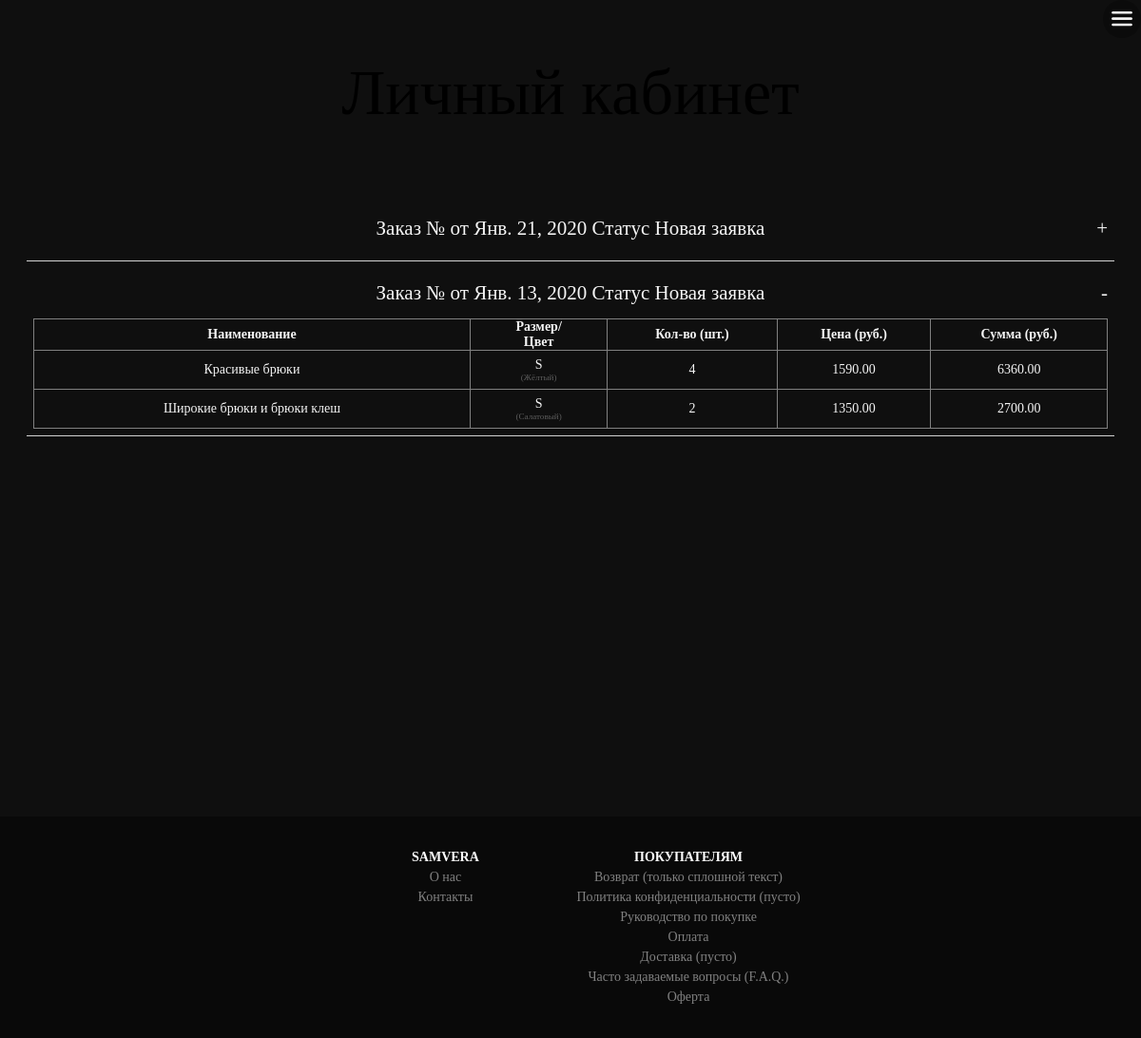
Screenshot of /kabinet/ (signed in) with the database file from the repository.
### orders/models.py (models this page shows, shortened)
class Order(models.Model):
    client = models.ForeignKey(User, on_delete=models.CASCADE, related_name='orders')
    addres = models.TextField("Адрес доставки")
    status = models.ForeignKey(StatusOrder, on_delete=models.DO_NOTHING)
    date_create = models.DateField("Дата создания заявки", auto_now_add=True)
    date_update = models.DateField("Дата обновления заявки", auto_now=True)
    class Meta:
        ordering = ('-date_create',)
        verbose_name = "Заявка клиента"
        verbose_name_plural = "Заявки клиентов"

class StatusOrder(models.Model):
    kod = models.PositiveIntegerField("Код статуса", unique=True)
    text = models.TextField("Текстовое представление статуса")
    def __str__(self):
        return self.text
    class Meta:
        verbose_name = "Статус заказа"
        verbose_name_plural = "Справочник статусов заказа"

class OrderItem(models.Model):
    order = models.ForeignKey(Order, on_delete=models.CASCADE, related_name="ordervars")
    variaciya = models.ForeignKey(Variaciya, on_delete=models.DO_NOTHING, related_name="in_orders")
    cost = models.DecimalField(verbose_name='Цена', max_digits=10, decimal_places=2)
    count = models.PositiveIntegerField("Количество товара")
    count_added = models.BooleanField("Учтено в подсчёте количества или нет?", default=False)
    def summ(self):
        return str(self.count * self.cost)
    class Meta:
        verbose_name = "Вариация товара из заявки"
        verbose_name_plural = "Вариации товаров из заявок"

### app/models.py (models this page shows, shortened)
class Variaciya(models.Model):
    tovar = models.ForeignKey(Tovar, on_delete=models.CASCADE, related_name='variacii')
    article = models.UUIDField(default=uuid.uuid4)
    consignments = models.ManyToManyField(consignment)
    color = ColorField('Цвет материала', default='#FF0000')
    color_text = models.CharField("Название цвета", max_length=25, default='Красный')
    size = models.TextField("Размер", default="S")
    obmer = models.TextField("Обмеры")
    model = models.TextField("Параметры модели")
    count_sklad = models.IntegerField("Количество на складах", default=0, help_text="Считается автоматом при создании накладных и заказов")
    def colortile_korz(self):
        if self.color:
            from django.utils.safestring import mark_safe
            return mark_safe(u'<div id="color-{2}" data-var="{2}"><div style="background-color: {0};" class="color"></div> <small>({1})</small></div>'.format(self.color, self.color_text, self.id))
        return 'пусто'
    class Meta:
        verbose_name = "Вариация изделия"
        verbose_name_plural = "Вариации изделий"

class Tovar(models.Model):
    kod = models.UUIDField(default=uuid.uuid1)
    title = models.CharField("Название изделия", db_index=True, max_length=50)
    slug = models.SlugField("url адресс товара", db_index=True, max_length=50, unique=True, blank=True)
    descr = models.TextField("Описание товара")
    uhod = models.TextField("Уход за изделием")
    sebestoimost = models.PositiveIntegerField("Себестоимость товара")
    cost = models.PositiveIntegerField("Цена для клиента", default=5000)
    data_create = models.DateField("Дата добавления товара", auto_now_add=True)
    hidden = models.BooleanField("Видимость для покупателя", help_text="Признак видимости товара на сайте", default=True)
    category = models.ForeignKey(Category, on_delete=models.CASCADE, default=1, related_name='tovaritems', verbose_name='Категория товара')
    collection = models.ForeignKey(Collection, on_delete=models.CASCADE, null=True, blank=True, default=1, related_name='collectionparts', verbose_name='В составе коллекции')
    def count_var(self):
        vars = Variaciya.objects.filter(tovar=self)
        return vars.count()
    count_var.short_description = 'Кол-во вариаций'
    class Meta:
        ordering = ['title']
        index_together = [
            ['id', 'slug']
        ]
        verbose_name = "Изделие"
        verbose_name_plural = "Изделия"

### app/views/views.py (the view, shortened to what this page needs)
# urls.py: path('kabinet/', views.kabinet, name='kabinet'),
def kabinet(request):
    if request.user.is_authenticated:
        title = "Личный кабинет"
        message = "Посмотрите исторю своих покупок, а также статус текущих заказов."
        orders = Order.objects.filter(client=request.user.id)
        page = 'app/account/lk.html'
        assert isinstance(request, HttpRequest)
        return render(
            request,
            page,
            {
                'title':title,
                'message':message,
                'orders':orders,
                'year':year(),
            }
        )

### app/auth.py (called while the page is built)
    def get_user(self, user_id):
        try:
            return User.objects.get(pk=user_id)
        except User.DoesNotExist:
            return None

### app/context_processors.py (called while the page is built)
def categories(request):
    return {'categories': Category.objects.all()}

def collections(request):
    return {'collections': Collection.objects.all()}

### app/models.py (called while the page is built)
    def __str__(self):
        return self.title

    def get_absolute_url(self):
        return reverse('tovarbycollection', args=[self.slug])

    def __str__(self):
        return self.title

    def get_absolute_url(self):
        return reverse('tovarbycategory', args=[self.slug])

### app/views/views.py (called while the page is built)
def year():
    return "2019 - " + str(datetime.now().year)

### cart/cart.py (called while the page is built)
    def __len__(self):
        return sum(item['kolvo'] for item in self.cart.values())

### cart/context_processors.py (called while the page is built)
def cart(request):
    return {'cart': Cart(request)}

### app/templates/app/account/lk.html (shortened to what this page needs)
{% extends "app/layout.html" %}
{% load staticfiles %}
{% block css %}
    <link rel="stylesheet" type="text/css" href="{% static 'app/content/css/account/account.css' %}" />
    <link rel="stylesheet" type="text/css" href="{% static 'app/content/css/catalog/catalog.css' %}" />
{% endblock %}
{% block content %}
<div class="main_screen">
    <div class="main_conteiner">
        <div class="main_title text-title-dark">{{title}}</div>
    </div>
</div>
<div class="main_content">
{% if orders.count > 0 %}
    <section class="lk-content ac-container">
      {% for item in orders %}
	    <div>
		  <label for="ac-{{ forloop.counter }}">Заказ № {{item.namber}} от {{item.date_create}} Статус {{item.status}}</label>
		  <article>
            <table>
                <thead>
                    <tr>
                    <th>Наименование</th>
                    <th>Размер/</br>Цвет</th>
                    <th>Кол-во (шт.)</th>
                    <th>Цена (руб.)</th>
                    <th>Сумма (руб.)</th>
                </tr>
                </thead>
                <tbody>
                    {% for v in item.ordervars.all %}
                    <tr>
                        <td>{{v.variaciya.tovar.title}}</td>
                        <td>{{v.variaciya.size}}</br>{{v.variaciya.colortile_korz}}</td>
                        <td>{{v.count}}</td>
                        <td>{{v.cost}}</td>
                        <td>{{v.summ}}</td>
                    </tr>
                    {% endfor %}
                </tbody>
            </table>
		    </article>
	    </div>
      {% endfor %}
    </section>
{% else %}
    <div class="lk-content">
        <p>У Вас ещё нет заказов.</p>
        <p>Посетите наш <a href="/catalog/">каталог</a> и закажите себе понравившиеся вещи!</p>
    </div>
{% endif %}
</div>
{% endblock %}

### app/static/app/content/css/main.css (style rules this page uses)
.dark * { color: whitesmoke; -moz-transition: color cubic-bezier(0.22, 0.61, 0.36, 1) 0.35s; -o-transition: color cubic-bezier(0.22, 0.61, 0.36, 1) 0.35s; -webkit-transition: color cubic-bezier(0.22, 0.61, 0.36, 1) 0.35s; transition: color cubic-bezier(0.22, 0.61, 0.36, 1) 0.35s; }
.dark body { background-color: #0f0f0f; }
.dark .main_title { color: white; }
.dark .text-title-dark { color: black; }
.dark small { color: #5d5d5d; }
* { font-family: 'Times New Roman', Times, serif; padding: 0; margin: 0; -moz-box-sizing: border-box; -webkit-box-sizing: border-box; box-sizing: border-box; text-align: center; color: whitesmoke; font-size: 14px; text-decoration: none; }
html { scroll-behavior: smooth; }
.main_screen { min-height: 10vh; padding: 3rem 0px; background-position: center; background-repeat: no-repeat; background-size: cover; background-attachment: fixed; display: flex; flex-direction: column; justify-content: center; position: relative; z-index: 1; width: 80%; margin: auto; }
.main_title { color: white; }
@media only screen and (min-width: 300px) { .main_title { font-size: 30px; } }
@media only screen and (min-width: 480px) { .main_title { font-size: 30px; } }
@media only screen and (min-width: 560px) { .main_title { font-size: 32px; } }
@media only screen and (min-width: 640px) { .main_title { font-size: 32px; } }
@media only screen and (min-width: 768px) { .main_title { font-size: 68px; } }
@media only screen and (min-width: 1024px) { .main_title { font-size: 68px; } }
.text-title-dark { color: black; }
.main_content { margin: auto; padding: 2rem; }
small { font-size: .65rem; color: #5d5d5d; }

### app/static/app/content/css/account/account.css (style rules this page uses)
.dark * { color: whitesmoke; -moz-transition: color cubic-bezier(0.22, 0.61, 0.36, 1) 0.35s; -o-transition: color cubic-bezier(0.22, 0.61, 0.36, 1) 0.35s; -webkit-transition: color cubic-bezier(0.22, 0.61, 0.36, 1) 0.35s; transition: color cubic-bezier(0.22, 0.61, 0.36, 1) 0.35s; }
.dark body { background-color: #0f0f0f; }
.dark .main_title { color: white; }
.dark .text-title-dark { color: black; }
.dark small { color: #5d5d5d; }
.lk-content { color: whitesmoke; padding-bottom: 3rem; }
.main_content { max-width: 1200px !important; }
.ac-container > div { padding: .5rem; border-bottom: 1px solid lightgray; text-align: left; }
.ac-container label { cursor: pointer; font-weight: 300; font-size: 1.5rem; display: block; width: 100%; position: relative; margin: 1rem 0; }
.ac-container > div > label:after { content: "+"; float: right; font-size: 1.5rem; position: absolute; right: 0rem; }
.ac-container article { margin-top: 1rem 0; overflow: hidden; max-height: 0px; position: relative; margin: auto; overflow-x: auto; -webkit-transition: max-height 0.3s ease-in-out; -moz-transition: max-height 0.3s ease-in-out; -o-transition: max-height 0.3s ease-in-out; -ms-transition: max-height 0.3s ease-in-out; transition: max-height 0.3s ease-in-out; }
.ac-container input:checked + label, .ac-container input:checked + label:hover { -webkit-transition: font-weight 1s linear; -moz-transition: font-weight 1s linear; -o-transition: font-weight 1s linear; -ms-transition: font-weight 1s linear; transition: font-weight 1s linear; }
.ac-container input:checked ~ article { max-height: 3000px; height: auto; -webkit-transition: max-height 0.5s ease-in-out; -moz-transition: max-height 0.5s ease-in-out; -o-transition: max-height 0.5s ease-in-out; -ms-transition: max-height 0.5s ease-in-out; transition: max-height 0.5s ease-in-out; }
.ac-container input:checked ~ label:after { content: "-"; }

### app/static/app/content/css/catalog/catalog.css (style rules this page uses)
.dark * { color: whitesmoke; -moz-transition: color cubic-bezier(0.22, 0.61, 0.36, 1) 0.35s; -o-transition: color cubic-bezier(0.22, 0.61, 0.36, 1) 0.35s; -webkit-transition: color cubic-bezier(0.22, 0.61, 0.36, 1) 0.35s; transition: color cubic-bezier(0.22, 0.61, 0.36, 1) 0.35s; }
.dark body { background-color: #0f0f0f; }
.dark .main_title { color: white; }
.dark .text-title-dark { color: black; }
.dark small { color: #5d5d5d; }
article table { width: 100%; border: 1px solid grey; border-collapse: collapse; }
article table th { border: 1px solid grey; }
article table td { border: 1px solid grey; padding: 0.5rem; }

### rows the page displays
Order: date_create "Янв. 21, 2020", status "Новая заявка"
Order: date_create "Янв. 13, 2020", status "Новая заявка"
OrderItem: variaciya.tovar "Красивые брюки", variaciya.size "S", variaciya.colortile_korz "(Жёлтый)", count "4", cost "1590.00", summ "6360.00"
OrderItem: variaciya.tovar "Широкие брюки и брюки клеш", variaciya.size "S", variaciya.colortile_korz "(Салатовый)", count "2", cost "1350.00", summ "2700.00"
